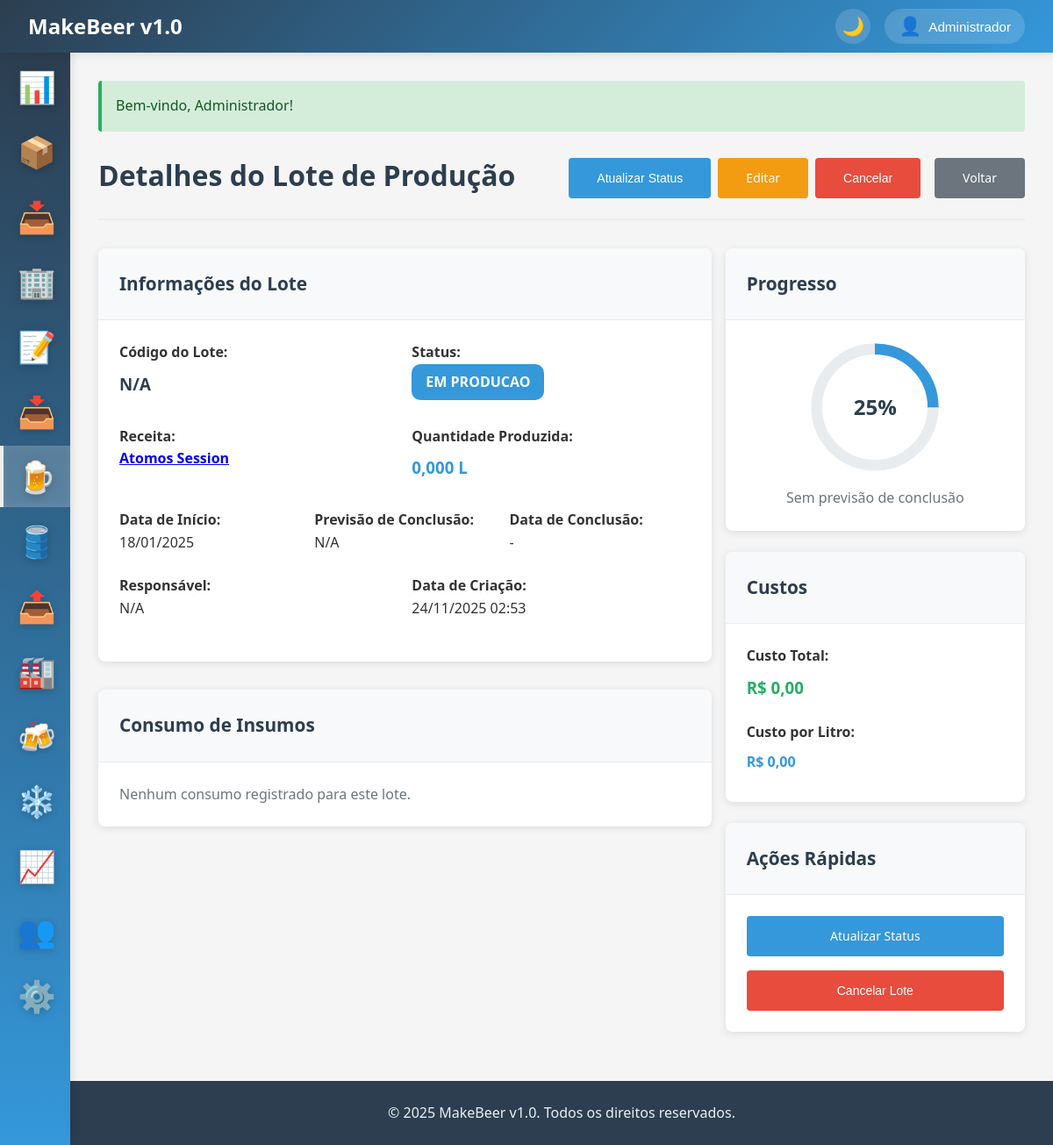
The app's page /producao/viewProducao?id=3 (signed in) with its own data.
### tables this page shows
CREATE TABLE IF NOT EXISTS lotes_producao (
    id INT AUTO_INCREMENT PRIMARY KEY,
    codigo VARCHAR(50) UNIQUE NOT NULL,
    receita_id INT NOT NULL,
    volume_planejado DECIMAL(8,2) NOT NULL,
    volume_real DECIMAL(8,2),
    data_inicio DATE NOT NULL,
    data_fim DATE,
    status ENUM('planejado', 'em_producao', 'fermentando', 'maturando', 'finalizado', 'cancelado') DEFAULT 'planejado',
    densidade_inicial DECIMAL(4,3),
    densidade_final DECIMAL(4,3),
    ph_inicial DECIMAL(3,2),
    ph_final DECIMAL(3,2),
    temperatura_fermentacao DECIMAL(4,1),
    rendimento DECIMAL(5,2),
    observacoes TEXT,
    responsavel_id INT,
    envase_iniciado BOOLEAN DEFAULT FALSE,
    envase_finalizado BOOLEAN DEFAULT FALSE,
    data_envase DATE NULL,
    created_at TIMESTAMP DEFAULT CURRENT_TIMESTAMP,
    updated_at TIMESTAMP DEFAULT CURRENT_TIMESTAMP ON UPDATE CURRENT_TIMESTAMP,
    FOREIGN KEY (receita_id) REFERENCES receitas(id),
    FOREIGN KEY (responsavel_id) REFERENCES usuarios(id),
    INDEX idx_status (status),
    INDEX idx_data_inicio (data_inicio),
    INDEX idx_codigo (codigo)
);

CREATE TABLE IF NOT EXISTS receitas (
    id INT AUTO_INCREMENT PRIMARY KEY,
    nome VARCHAR(100) NOT NULL,
    estilo VARCHAR(50),
    descricao TEXT,
    volume_batch DECIMAL(8,2) NOT NULL,
    densidade_inicial DECIMAL(4,3),
    densidade_final DECIMAL(4,3),
    ibu DECIMAL(4,1),
    srm DECIMAL(4,1),
    abv DECIMAL(4,2),
    tempo_fermentacao INT,
    temperatura_fermentacao DECIMAL(4,1),
    instrucoes TEXT,
    ativo BOOLEAN DEFAULT TRUE,
    criado_por INT,
    created_at TIMESTAMP DEFAULT CURRENT_TIMESTAMP,
    updated_at TIMESTAMP DEFAULT CURRENT_TIMESTAMP ON UPDATE CURRENT_TIMESTAMP,
    FOREIGN KEY (criado_por) REFERENCES usuarios(id),
    INDEX idx_nome (nome),
    INDEX idx_estilo (estilo)
);

### app/controllers/BaseController.php (called while the page is built, shortened)
<?php
class BaseController {
    protected function view($view, $data = []) {
        extract($data);
        $viewPath = __DIR__ . '/../views/' . $view . '.php';
        require_once $viewPath;
    }
    protected function getGet($key, $default = '') {
        return trim($_GET[$key]);
    }
}
?>

### app/controllers/ProducaoController.php (called while the page is built, shortened)
<?php
require_once 'BaseController.php';
class ProducaoController extends BaseController {
    private $model;
    public function __construct() {
        $this->model = new LoteProducao();
    }
    public function viewProducao() {
        $id = $this->getGet('id');
        $lote = $this->model->getComDetalhes($id);
        $this->view('producao/view', ['lote' => $lote]);
    }
}
?>

### app/config/database.php (called while the page is built, shortened)
<?php
class Database {
    private static $instance = null;
    private $connection;
    private function __construct() {
        try {
            $dsn = "mysql:host=" . DB_HOST . ";dbname=" . DB_NAME . ";charset=" . DB_CHARSET;
            $options = [
                PDO::ATTR_ERRMODE => PDO::ERRMODE_EXCEPTION,
                PDO::ATTR_DEFAULT_FETCH_MODE => PDO::FETCH_ASSOC,
                PDO::ATTR_EMULATE_PREPARES => false,
            ];
            $this->connection = new PDO($dsn, DB_USER, DB_PASS, $options);
        } catch (PDOException $e) {
            die("Erro na conexão com o banco de dados: " . $e->getMessage());
        }
    }
    public static function getInstance() {
        if (self::$instance === null) {
            self::$instance = new self();
        }
        return self::$instance;
    }
    public function query($sql, $params = []) {
        try {
            $stmt = $this->connection->prepare($sql);
            $stmt->execute($params);
            return $stmt;
        } catch (PDOException $e) {
            error_log("Erro na query: " . $e->getMessage());
            throw $e;
        }
    }
    public function fetchOne($sql, $params = []) {
        $stmt = $this->query($sql, $params);
        return $stmt->fetch();
    }
    public function fetchAll($sql, $params = []) {
        $stmt = $this->query($sql, $params);
        return $stmt->fetchAll();
    }
}
?>

### app/models/BaseModel.php (called while the page is built, shortened)
<?php
abstract class BaseModel {
    public function __construct() {
        $this->db = Database::getInstance();
    }
}
?>

### app/models/LoteProducao.php (called while the page is built, shortened)
<?php
require_once 'BaseModel.php';
class LoteProducao extends BaseModel {
    protected $table = 'lotes_producao';
    public function getComDetalhes($loteId) {
        $sql = "SELECT l.*, r.nome as receita_nome, u.nome as responsavel_nome
                FROM {$this->table} l
                LEFT JOIN receitas r ON l.receita_id = r.id
                LEFT JOIN usuarios u ON l.responsavel_id = u.id
                WHERE l.id = ?";
        $lote = $this->db->fetchOne($sql, [$loteId]);
        if ($lote) {
            $sqlConsumos = "SELECT lc.*, i.nome as insumo_nome, i.unidade_medida
                           FROM lote_consumos lc
                           LEFT JOIN insumos i ON lc.insumo_id = i.id
                           WHERE lc.lote_id = ?
                           ORDER BY lc.fase";
            $lote['consumos'] = $this->db->fetchAll($sqlConsumos, [$loteId]);
        }
        return $lote;
    }
}
?>

### app/helpers/functions.php (called while the page is built, shortened)
<?php
function formatDate($date, $format = 'd/m/Y') {
    return date($format, strtotime($date));
}
function formatDateTime($datetime, $format = 'd/m/Y H:i') {
    return date($format, strtotime($datetime));
}
function formatMoney($value) {
    return 'R$ ' . number_format(floatval($value), 2, ',', '.');
}
function formatQuantity($quantity, $unit = 'un') {
    if ($quantity === null || $quantity === '') {
        $quantity = 0;
    }
    $quantity = floatval($quantity);
    switch ($unit) {
        case 'kg':
        case 'l':
        case 'L':
            return number_format($quantity, 3, ',', '.') . ' ' . $unit;
    }
}
?>

### app/views/producao/view.php (the view, shortened to what this page needs)
<?php
include 'app/views/layouts/header.php';
?>
<div class="page-header d-flex justify-content-between align-items-center">
    <h1 class="page-title">Detalhes do Lote de Produção</h1>
    <div class="page-actions d-flex gap-2 align-items-center">
        <div class="d-flex gap-1">
            <form method="GET" action="/producao/atualizarStatus" style="display: inline;">
                <button type="submit" class="btn btn-sm btn-primary">
                    <span style="display: inline-block; padding: 0.5rem 1rem;">Atualizar Status</span>
                </button>
            </form>
            <?php if ($lote['status'] != 'finalizado'): ?>
                <a href="/producao/editar?id=<?= $lote['id'] ?>" class="btn btn-sm btn-warning">
                    <span style="display: inline-block; padding: 0.5rem 1rem;">Editar</span>
                </a>
            <?php endif; ?>
            <?php if ($lote['status'] == 'planejado'): ?>
                <form method="POST" action="/producao/delete" style="display: inline;" onsubmit="return confirm('Tem certeza que deseja excluir este lote? Esta ação não pode ser desfeita.')">
                    <input type="hidden" name="id" value="<?= $lote['id'] ?>">
                    <button type="submit" class="btn btn-sm btn-danger">
                        <span style="display: inline-block; padding: 0.5rem 1rem;">Excluir</span>
                    </button>
                </form>
            <?php elseif ($lote['status'] != 'finalizado' && $lote['status'] != 'cancelado'): ?>
                <form method="POST" action="/producao/cancelar" style="display: inline;" onsubmit="return confirm('Tem certeza que deseja cancelar este lote? Esta ação não pode ser desfeita.')">
                    <button type="submit" class="btn btn-sm btn-danger">
                        <span style="display: inline-block; padding: 0.5rem 1rem;">Cancelar</span>
                    </button>
                </form>
            <?php endif; ?>
        </div>
        <a href="/producao" class="btn btn-sm btn-secondary">
            <span style="display: inline-block; padding: 0.5rem 1rem;">Voltar</span>
        </a>
    </div>
</div>
<div class="row">
    <div class="col col-8">
        <div class="card mb-4">
            <div class="card-header">
                <h3 class="card-title">Informações do Lote</h3>
            </div>
            <div class="card-body">
                <div class="row">
                    <div class="col col-6 mb-3">
                        <strong>Código do Lote:</strong>
                        <h3 style="color: #2c3e50; margin: 0.5rem 0;"><?= $lote['codigo_lote'] ?? 'N/A' ?></h3>
                    </div>
                    <div class="col col-6 mb-3">
                        <strong>Status:</strong>
                        <p>
                            <?php
                            $statusClass = match($lote['status']) {
                                'planejado' => 'secondary',
                                'em_producao' => 'info',
                                'fermentando' => 'warning',
                                'maturando' => 'warning',
                                'finalizado' => 'success',
                                'cancelado' => 'danger',
                                default => 'secondary'
                            };
                            ?>
                            <span class="badge badge-<?= $statusClass ?>" style="font-size: 1rem; padding: 0.5rem 1rem;">
                                <?= ucfirst(str_replace('_', ' ', $lote['status'])) ?>
                            </span>
                        </p>
                    </div>
                </div>
                <div class="row">
                    <div class="col col-6 mb-3">
                        <strong>Receita:</strong>
                        <p>
                            <a href="/receitas/viewReceita?id=<?= $lote['receita_id'] ?>">
                                <strong><?= $lote['receita_nome'] ?></strong>
                            </a>
                        </p>
                    </div>
                    <div class="col col-6 mb-3">
                        <strong>Quantidade Produzida:</strong>
                        <h3 style="color: #3498db; margin: 0.5rem 0;">
                            <?= formatQuantity($lote['volume_real'], 'L') ?>
                        </h3>
                    </div>
                </div>
                <div class="row">
                    <div class="col col-4 mb-3">
                        <strong>Data de Início:</strong>
                        <p><?= formatDate($lote['data_inicio']) ?></p>
                    </div>
                    <div class="col col-4 mb-3">
                        <strong>Previsão de Conclusão:</strong>
                        <p><?= isset($lote['previsao_conclusao']) ? formatDate($lote['previsao_conclusao']) : 'N/A' ?></p>
                    </div>
                    <div class="col col-4 mb-3">
                        <strong>Data de Conclusão:</strong>
                        <p><?= isset($lote['data_conclusao']) && $lote['data_conclusao'] ? formatDate($lote['data_conclusao']) : '-' ?></p>
                    </div>
                </div>
                <div class="row">
                    <div class="col col-6 mb-3">
                        <strong>Responsável:</strong>
                        <p><?= $lote['usuario_nome'] ?? 'N/A' ?></p>
                    </div>
                    <div class="col col-6 mb-3">
                        <strong>Data de Criação:</strong>
                        <p><?= formatDateTime($lote['created_at']) ?></p>
                    </div>
                </div>
            </div>
        </div>
        <div class="card mb-4">
            <div class="card-header">
                <h3 class="card-title">Consumo de Insumos</h3>
            </div>
            <div class="card-body">
                <?php if (empty($consumos)): ?>
                    <p style="color: #6c757d;">Nenhum consumo registrado para este lote.</p>
                <?php endif; ?>
            </div>
        </div>
    </div>
    <div class="col col-4">
        <div class="card mb-3">
            <div class="card-header">
                <h3 class="card-title">Progresso</h3>
            </div>
            <div class="card-body text-center">
                <?php
                $progresso = match($lote['status']) {
                    'planejado' => 0,
                    'em_producao' => 25,
                    'fermentando' => 50,
                    'maturando' => 75,
                    'finalizado' => 100,
                    'cancelado' => 0,
                    default => 0
                };
                ?>
                <div style="width: 150px; height: 150px; margin: 0 auto 1rem; position: relative;">
                    <svg viewBox="0 0 36 36" style="display: block; width: 100%;">
                        <path d="M18 2.0845 a 15.9155 15.9155 0 0 1 0 31.831 a 15.9155 15.9155 0 0 1 0 -31.831"
                            fill="none" stroke="#e9ecef" stroke-width="3"/>
                        <path d="M18 2.0845 a 15.9155 15.9155 0 0 1 0 31.831 a 15.9155 15.9155 0 0 1 0 -31.831"
                            fill="none" stroke="#3498db" stroke-width="3"
                            stroke-dasharray="<?= $progresso ?>, 100"/>
                    </svg>
                    <div style="position: absolute; top: 50%; left: 50%; transform: translate(-50%, -50%);">
                        <h2 style="margin: 0; color: #2c3e50;"><?= $progresso ?>%</h2>
                    </div>
                </div>
                <?php if ($lote['status'] != 'finalizado' && $lote['status'] != 'cancelado'): ?>
                    <p style="color: #6c757d;">
                        <?php
                        if (isset($lote['previsao_conclusao'])) {
                            $diasRestantes = daysUntil($lote['previsao_conclusao']);
                            if ($diasRestantes < 0) {
                                echo '<span class="badge badge-danger">Atrasado em ' . abs($diasRestantes) . ' dias</span>';
                            } else {
                                echo 'Faltam <strong>' . $diasRestantes . ' dias</strong> para conclusão';
                            }
                        } else {
                            echo 'Sem previsão de conclusão';
                        }
                        ?>
                    </p>
                <?php endif; ?>
            </div>
        </div>
        <div class="card mb-3">
            <div class="card-header">
                <h3 class="card-title">Custos</h3>
            </div>
            <div class="card-body">
                <div class="mb-3">
                    <strong>Custo Total:</strong>
                    <h3 style="color: #27ae60; margin: 0.5rem 0;">
                        <?= formatMoney($lote['custo_total'] ?? 0) ?>
                    </h3>
                </div>
                <div>
                    <strong>Custo por Litro:</strong>
                    <h4 style="color: #3498db; margin: 0.5rem 0;">
                        <?php
                        $quantidadeProduzida = $lote['quantidade_produzida'] ?? 0;
                        $custoTotal = $lote['custo_total'] ?? 0;
                        $custoPorLitro = $quantidadeProduzida > 0 ? $custoTotal / $quantidadeProduzida : 0;
                        echo formatMoney($custoPorLitro);
                        ?>
                    </h4>
                </div>
            </div>
        </div>
        <?php if ($lote['status'] != 'finalizado' && $lote['status'] != 'cancelado'): ?>
        <div class="card">
            <div class="card-header">
                <h3 class="card-title">Ações Rápidas</h3>
            </div>
            <div class="card-body text-center">
                <a href="/producao/atualizarStatus?id=<?= $lote['id'] ?>" class="btn btn-sm btn-primary mb-2" style="width: 100%;">
                    <span style="display: inline-block; padding: 0.5rem 1rem;">Atualizar Status</span>
                </a>
                <form method="POST" action="/producao/cancelar" style="display: inline;" onsubmit="return confirm('Tem certeza que deseja cancelar este lote? Esta ação não pode ser desfeita.')">
                    <button type="submit" class="btn btn-sm btn-danger" style="width: 100%;">
                        <span style="display: inline-block; padding: 0.5rem 1rem;">Cancelar Lote</span>
                    </button>
                </form>
            </div>
        </div>
        <?php endif; ?>
    </div>
</div>
<?php include 'app/views/layouts/footer.php'; ?>

### records on screen
lotes_producao: status "EM PRODUCAO", receita.nome "Atomos Session", volume_real "0,000 L", data_inicio "18/01/2025", created_at "24/11/2025 02:53", status "25"

### other values on screen
APP_NAME "MakeBeer v1.0"
$user['nome'] "Administrador"
$message "Bem-vindo, Administrador!"
$lote['codigo_lote'] "N/A"
$lote['usuario_nome'] "N/A"
formatMoney($lote['custo_total'] ?? 0) "R$ 0,00"
formatMoney($custoPorLitro) "R$ 0,00"
